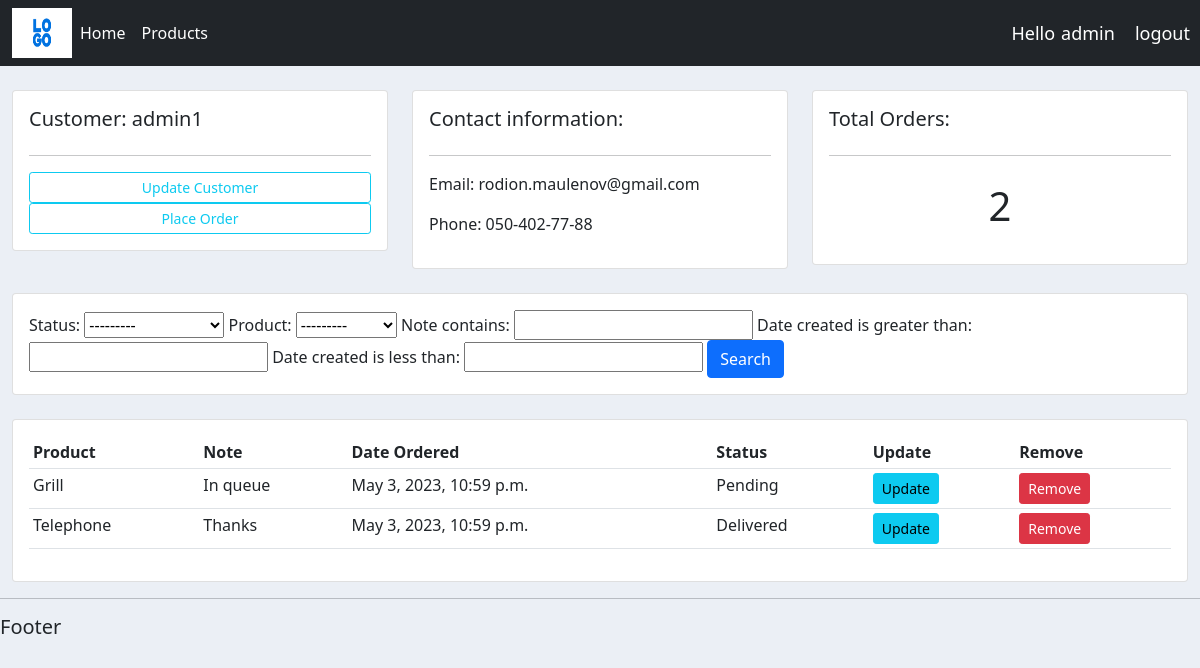
The app's page /customer/1/ (signed in) with its own data.
### customers/models.py (models this page shows, shortened)
class Customer(models.Model):
    user = models.OneToOneField(User, null=True, on_delete=models.CASCADE)
    name = models.CharField(max_length=255, null=True)
    phone = models.CharField(max_length=255, null=True)
    email = models.CharField(max_length=255, null=True)
    profile_pic = models.ImageField(default='index.png', null=True, blank=True)
    date_created = models.DateField(auto_now_add=True)

class Order(models.Model):
    STATUS = (
        ('Pending', 'Pending'),
        ('Out for delivery', 'Out for delivery'),
        ('Delivered', 'Delivered')
    )
    status = models.CharField(max_length=250, choices=STATUS, default=None)
    customer = models.ForeignKey(Customer, null=True, on_delete=models.SET_NULL)
    product = models.ForeignKey(Product, null=True, on_delete=models.SET_NULL)
    date_created = models.DateTimeField(auto_now_add=True)
    note = models.CharField(max_length=250, null=True)

class Product(models.Model):
    CATEGORY = (
        ('Indoor', 'Indoor'),
        ('Out Door', 'Out Door')
    )
    name = models.CharField(max_length=250, null=True)
    price = models.FloatField(null=True)
    category = models.CharField(max_length=8, null=True, choices=CATEGORY)
    description = models.CharField(max_length=250, null=True, blank=True)
    date_crated = models.DateTimeField(auto_now_add=True)
    tag = models.ManyToManyField(Tag)
    def __str__(self):
        return self.name

### customers/decorators.py (the view)
        def wrapper(request, *args, **kwargs):
            user_role = request.user.groups.all()[0].name
            role = user_role
            if role in allowed_user:
                return view(request, *args, **kwargs)
            else:
                return HttpResponse('You don`t have credentials to view this page')

### customers/views.py (called while the page is built)
@login_required(login_url=reverse_lazy('login'))
@allowed_role(allowed_user=['admin'])
def customer(request, pk):
    customer = get_object_or_404(Customer, pk=pk)
    customer_orders = customer.order_set.all()
    total_orders = customer_orders.count()
    filterset = OrderFilter(request.GET, queryset=customer_orders)
    customer_orders = filterset.qs
    context = {'customer': customer, 'customer_orders': customer_orders, 'total_orders': total_orders,
               'filterset': filterset}
    return render(request, 'customers/customer.html', context)

### customers/templates/customers/customer.html
{% extends 'base.html' %}
{% block content %}
<br>
<div class="row">
    <div class="col-md">
        <div class="card card-body">
            <h5>Customer: {{customer.name}}</h5>
            <hr>
            <a class="btn btn-outline-info btn-sm btn-block" href="">Update Customer</a>
            <a class="btn btn-outline-info btn-sm btn-block" href="{% url 'create_order' customer.id %}">Place Order</a>
        </div>
    </div>
    <div class="col-md">
        <div class="card card-body">
            <h5>Contact information:</h5>
            <hr>
            <p>Email: {{customer.email}}</p>
            <p>Phone: {{customer.phone}}</p>
        </div>
    </div>
    <div class="col-md">
        <div class="card card-body">
            <h5>Total Orders:</h5>
            <hr>
            <h1 style="text-align: center; padding: 10px">{{total_orders}}</h1>
        </div>
    </div>
</div>
<br>
<div class="row">
    <div class="col">
        <div class="card card-body">
            <form method="get">
                {{ filterset.form }}
                <button class="btn btn-primary" type="submit">Search</button>
            </form>
        </div>
    </div>
</div>
<br>
<div class="row">
    <div class="col-md">
        <div class="card card-body">
            <table class="table table-sm">
                <tr>
                    <th>Product</th>
                    <th>Note</th>
                    <th>Date Ordered</th>
                    <th>Status</th>
                    <th>Update</th>
                    <th>Remove</th>
                </tr>
                {% for customer in customer_orders%}
                    <tr>
                        <td>{{customer.product}}</td>
                        <td>{{customer.note}}</td>
                        <td>{{customer.date_created}}</td>
                        <td>{{customer.status}}</td>
                        <td><a class="btn btn-sm btn-info"  href="{% url 'update_order' customer.id %}">Update</a></td>
                        <td><a class="btn btn-sm btn-danger"  href="{% url 'delete_order' customer.id %}">Remove</a></td>
                    </tr>
                {% endfor %}
            </table>
        </div>
    </div>
</div>
{% endblock content %}

### templates/base.html (shortened to what this page needs)
{% load static %}
<!DOCTYPE html>
<html lang="en">
<head>
    <link href="https://cdn.jsdelivr.net/npm/bootstrap@5.0.2/dist/css/bootstrap.min.css" rel="stylesheet"
>
    <link type="text/css" href="{% static 'css/main.css' %}" rel="stylesheet">
</head>
<body>
    {% include 'navbar.html' %}
    <div class="container-fluid">
    {% block content %}
    {% endblock content %}
    </div>
    <hr>
    <h5>Footer</h5>
</body>
</html>

### templates/navbar.html (shortened to what this page needs)
{% load static %}
<nav class="navbar navbar-expand-lg navbar-dark bg-dark">
    <div class="container-fluid">
        <img src="{% static 'images/logo.png' %}" width="60" height="50">
        <div class="collapse navbar-collapse" id="navbarNav">
            {% if request.user.is_staff %}
            <ul class="navbar-nav">
                <li class="nav-item">
                    <a class="nav-link active" aria-current="page" href="{% url 'home' %}">Home</a>
                </li>
                <li class="nav-item">
                    <a class="nav-link active" href="{% url 'products' %}">Products</a>
                </li>
                {% else %}
                <li class="nav-item">
                    <a style="color: #fff;" class="nav-link active" href="{% url 'profile' %}">Settings</a>
                </li>
            </ul>
            {% endif %}
        </div>
    </div>
    {% if user.is_authenticated %}
    <span class="logout">Hello</span>
    <span id="logout1">{{request.user.username}}</span>
    <span class="logout"><a href="{% url 'logout' %}">logout</a></span>
    {% else %}
    <span class="logout"><a href="{% url 'login' %}">Login</a></span>
    {% endif %}
</nav>

### static/css/main.css (style rules this page uses)
body { background-color: #ebeff5; }

### templates/navbar.html (style rules this page uses)
.logout { font-size: 18px; padding: 10px; color: #fff; }
.logout a { text-decoration: none; color: #fff; }
#logout1 { font-size: 18px; padding: 10px; margin-left: -14px; color: #fff; }

### records on screen
Customer: name "admin1", email "rodion.maulenov@gmail.com", phone "050-402-77-88"
Order: product "Grill", note "In queue", date_created "May 3, 2023, 10:59 p.m.", status "Pending"
Order: product "Telephone", note "Thanks", date_created "May 3, 2023, 10:59 p.m.", status "Delivered"

### other values on screen
{{ request.user.username }} "admin"
{{ total_orders }} "2"
